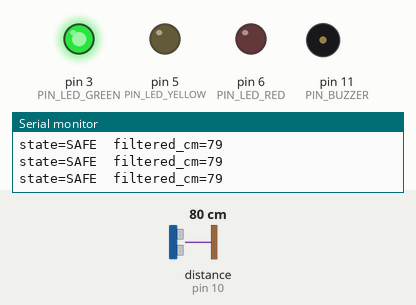
This sketch was run on a simulated Arduino Uno, built with avr-gcc and run on an emulated ATmega328P. Shown: output pins drawn as LEDs (lit = HIGH), buzzer (waves = sounding), the last lines printed to the serial monitor. Wiring (inferred from the names in the program): ultrasonic range finder: trigger pin 9; echo pin 10. Inputs (shaded band) come from the test bench; at power-on: distance to the obstacle (sensor on pin 10) 80 cm. The echo pulse lasts 58.3 µs per cm; pins used as bus, display or sensor lines are not drawn.

Above: at 1.2 s.
1.3 s: distance to the obstacle (sensor on pin 10) set to 62 cm
2.8 s: distance to the obstacle (sensor on pin 10) set to 54 cm
At 3.1 s:
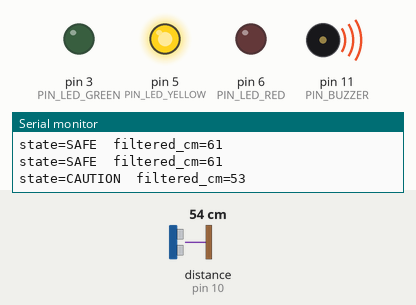
5.8 s: distance to the obstacle (sensor on pin 10) set to 30 cm
At 6.05 s:
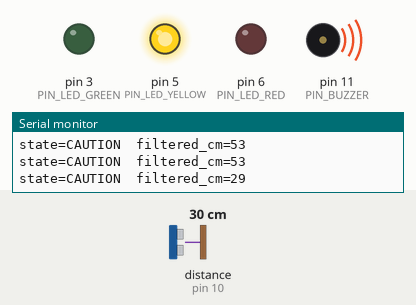
8.8 s: distance to the obstacle (sensor on pin 10) set to 25 cm
At 9.06 s:
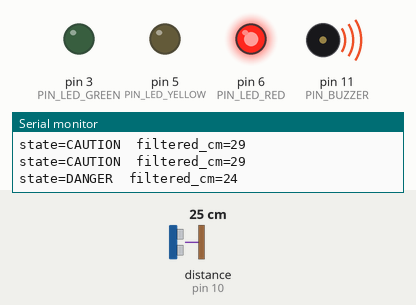
11.8 s: distance to the obstacle (sensor on pin 10) set to 13 cm
14.8 s: distance to the obstacle (sensor on pin 10) set to 10 cm
At 16.1 s:
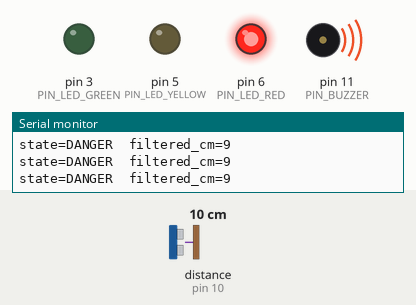
Timing chart, 0 to 17.3 s (numbered marks = the images above; inputs shaded):
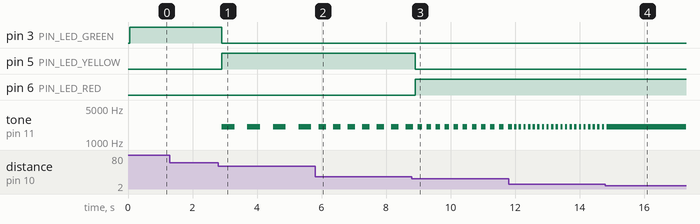

The sketch:

parking-assist-simulator.ino
```cpp
#include "Ultrasonic.h"
#include "MedianFilter.h"
#include "Controller.h"
#include "Outputs.h"
#include "Buzzer.h"

// ==== Pin assignments ====
static constexpr uint8_t PIN_TRIG = 9;
static constexpr uint8_t PIN_ECHO = 10;

// LEDs
static constexpr uint8_t PIN_LED_GREEN  = 3;
static constexpr uint8_t PIN_LED_YELLOW = 5;
static constexpr uint8_t PIN_LED_RED    = 6;

// Buzzer
static constexpr uint8_t PIN_BUZZER = 11;

// ==== Timing ====
static constexpr uint32_t SENSOR_PERIOD_MS = 50;   // 20 Hz sampling
static constexpr uint32_t LOG_PERIOD_MS    = 200;  // serial logging rate

// ==== Components ====
UltrasonicSensor sensor(PIN_TRIG, PIN_ECHO);

// Median-of-5 filter for distance in cm
MedianFilter5<int> distFilter;

// Controller thresholds (cm) + hysteresis (cm)
ParkAssistController controller(
  /*danger_cm=*/30,
  /*caution_cm=*/60,
  /*min_valid_cm=*/2,
  /*max_valid_cm=*/400,
  /*hysteresis_cm=*/3
);

LedOutputs leds(PIN_LED_GREEN, PIN_LED_YELLOW, PIN_LED_RED);
Buzzer buzzer(PIN_BUZZER);

// ==== Scheduling ====
uint32_t lastSensorMs = 0;
uint32_t lastLogMs = 0;

void setup() {
  Serial.begin(115200);

  sensor.begin();
  leds.begin();

  Serial.println("Parking Assist Simulator: Milestone 3 (Buzzer cadence + non-blocking)");
}

void loop() {
  const uint32_t now = millis();

  // Always let buzzer run (non-blocking state machine)
  // We'll feed it the latest filtered distance (or -1 if none yet)
  buzzer.update(
    now,
    controller.state(),
    distFilter.currentOr(-1),
    distFilter.hasCurrent() && controller.state() != AssistState::INVALID
  );

  // Sample sensor
  if (now - lastSensorMs >= SENSOR_PERIOD_MS) {
    lastSensorMs = now;

    DistanceReading r = sensor.readDistanceCm();
    if (r.valid) {
      int filtered = distFilter.push((int)r.cm);
      controller.update(filtered, true);
    } else {
      controller.update(0, false);
    }

    leds.apply(controller.state());
  }

  // Logging
  if (now - lastLogMs >= LOG_PERIOD_MS) {
    lastLogMs = now;

    Serial.print("state=");
    Serial.print(toString(controller.state()));
    Serial.print("  filtered_cm=");
    Serial.println(distFilter.currentOr(-1));
  }
}
```

Buzzer.h
```cpp
#pragma once
#include <Arduino.h>
#include "Controller.h"

class Buzzer {
public:
  explicit Buzzer(uint8_t pin) : pin_(pin) {}

  void begin() {
    pinMode(pin_, OUTPUT);
    stop();
  }

  // Call this every loop (or at least frequently)
  // distanceCm = filtered distance (ignored if invalid)
  void update(uint32_t nowMs, AssistState state, int distanceCm, bool valid) {
    if (!valid || state == AssistState::INVALID || state == AssistState::SAFE) {
      stop();
      return;
    }

    // CAUTION and DANGER patterns.
    // For passive buzzer: we "beep" by turning tone on/off with a cadence.
    const uint16_t freqHz = 2048; // your buzzer's rated frequency

    // If very close, continuous tone.
    if (state == AssistState::DANGER && distanceCm <= 10) {
      startTone(freqHz);
      return;
    }

    uint32_t periodMs = cadencePeriodMs(state, distanceCm);
    uint32_t onMs     = periodMs / 2; // 50% duty cycle beep

    // Cadence toggle logic (non-blocking)
    if (nowMs - lastToggleMs_ >= (isOn_ ? onMs : (periodMs - onMs))) {
      lastToggleMs_ = nowMs;
      isOn_ = !isOn_;

      if (isOn_) startTone(freqHz);
      else       stopTone();
    }
  }

  void stop() {
    isOn_ = false;
    lastToggleMs_ = 0;
    stopTone();
  }

private:
  uint8_t pin_;
  bool isOn_ = false;
  uint32_t lastToggleMs_ = 0;
  bool toneActive_ = false;

  void startTone(uint16_t hz) {
    if (!toneActive_) {
      tone(pin_, hz);
      toneActive_ = true;
    }
  }

  void stopTone() {
    if (toneActive_) {
      noTone(pin_);
      toneActive_ = false;
    }
  }

  // Map distance -> beep period (ms). Smaller distance => faster beeps.
  uint32_t cadencePeriodMs(AssistState s, int d) const {
    if (s == AssistState::CAUTION) {
      // 60cm -> slow, 30cm -> faster
      // clamp to [30,60]
      if (d < 30) d = 30;
      if (d > 60) d = 60;

      // Linear map: 60cm => 900ms, 30cm => 450ms
      // slope = (450-900)/(30-60) = 15 ms/cm
      return 900 - (60 - d) * 15;
    }

    // DANGER: 30cm -> fast, 10cm -> very fast
    if (d < 10) d = 10;
    if (d > 30) d = 30;

    // Linear map: 30cm => 350ms, 10cm => 120ms
    // slope = (120-350)/(10-30) = 11.5 ms/cm
    return 350 - (30 - d) * 11.5;
  }
};
```

Controller.cpp
```cpp
#include "Controller.h"

const char* toString(AssistState s) {
  switch (s) {
    case AssistState::INVALID: return "INVALID";
    case AssistState::SAFE:    return "SAFE";
    case AssistState::CAUTION: return "CAUTION";
    case AssistState::DANGER:  return "DANGER";
    default: return "UNKNOWN";
  }
}

ParkAssistController::ParkAssistController(int dangerCm, int cautionCm, int minValidCm, int maxValidCm, int hysteresisCm)
  : dangerCm_(dangerCm),
    cautionCm_(cautionCm),
    minValidCm_(minValidCm),
    maxValidCm_(maxValidCm),
    hys_(hysteresisCm),
    state_(AssistState::INVALID) {}

AssistState ParkAssistController::classify(int d) const {
  if (d < dangerCm_)  return AssistState::DANGER;
  if (d < cautionCm_) return AssistState::CAUTION;
  return AssistState::SAFE;
}

void ParkAssistController::update(int distanceCm, bool valid) {
  if (!valid || distanceCm < minValidCm_ || distanceCm > maxValidCm_) {
    state_ = AssistState::INVALID;
    return;
  }

  // Hysteresis: require distance to move beyond thresholds +/- hys_ to change states
  switch (state_) {
    case AssistState::INVALID:
      state_ = classify(distanceCm);
      return;

    case AssistState::DANGER:
      // Stay DANGER until we're clearly above danger threshold
      if (distanceCm >= dangerCm_ + hys_) state_ = classify(distanceCm);
      return;

    case AssistState::CAUTION:
      // Move to DANGER only if clearly below danger threshold
      if (distanceCm < dangerCm_ - hys_) state_ = AssistState::DANGER;
      // Move to SAFE only if clearly above caution threshold
      else if (distanceCm >= cautionCm_ + hys_) state_ = AssistState::SAFE;
      return;

    case AssistState::SAFE:
      // Drop to CAUTION only if clearly below caution threshold
      if (distanceCm < cautionCm_ - hys_) state_ = classify(distanceCm);
      return;
  }
}
```

Controller.h
```cpp
#pragma once
#include <Arduino.h>

enum class AssistState : uint8_t {
  INVALID = 0,
  SAFE,
  CAUTION,
  DANGER
};

const char* toString(AssistState s);

class ParkAssistController {
public:
  ParkAssistController(int dangerCm, int cautionCm, int minValidCm, int maxValidCm, int hysteresisCm);

  void update(int distanceCm, bool valid);
  AssistState state() const { return state_; }

private:
  AssistState classify(int distanceCm) const;

  int dangerCm_;
  int cautionCm_;
  int minValidCm_;
  int maxValidCm_;
  int hys_;

  AssistState state_;
};
```

MedianFilter.h
```cpp
#pragma once
#include <Arduino.h>

template <typename T>
class MedianFilter5 {
public:
  MedianFilter5() : count_(0), idx_(0), hasCurrent_(false), current_(0) {
    for (int i = 0; i < 5; i++) buf_[i] = 0;
  }

  T push(T v) {
    buf_[idx_] = v;
    idx_ = (idx_ + 1) % 5;
    if (count_ < 5) count_++;

    // Compute median of the filled values
    T tmp[5];
    for (int i = 0; i < count_; i++) tmp[i] = buf_[i];

    // insertion sort (count_ <= 5)
    for (int i = 1; i < count_; i++) {
      T key = tmp[i];
      int j = i - 1;
      while (j >= 0 && tmp[j] > key) {
        tmp[j + 1] = tmp[j];
        j--;
      }
      tmp[j + 1] = key;
    }

    T med = tmp[count_ / 2];
    current_ = med;
    hasCurrent_ = true;
    return med;
  }

  bool hasCurrent() const { return hasCurrent_; }

  T currentOr(T fallback) const {
    return hasCurrent_ ? current_ : fallback;
  }

private:
  T buf_[5];
  int count_;
  int idx_;
  bool hasCurrent_;
  T current_;
};
```

Outputs.h
```cpp
#pragma once
#include <Arduino.h>
#include "Controller.h"

class LedOutputs {
public:
  LedOutputs(uint8_t greenPin, uint8_t yellowPin, uint8_t redPin)
    : g_(greenPin), y_(yellowPin), r_(redPin) {}

  void begin() {
    pinMode(g_, OUTPUT);
    pinMode(y_, OUTPUT);
    pinMode(r_, OUTPUT);
    allOff();
  }

  void apply(AssistState s) {
    switch (s) {
      case AssistState::SAFE:    set(true,  false, false); break;
      case AssistState::CAUTION: set(false, true,  false); break;
      case AssistState::DANGER:  set(false, false, true ); break;
      case AssistState::INVALID: default:
        // INVALID: all off (you could also blink later)
        allOff();
        break;
    }
  }

private:
  void set(bool g, bool y, bool r) {
    digitalWrite(g_, g ? HIGH : LOW);
    digitalWrite(y_, y ? HIGH : LOW);
    digitalWrite(r_, r ? HIGH : LOW);
  }

  void allOff() { set(false, false, false); }

  uint8_t g_, y_, r_;
};
```

Ultrasonic.h
```cpp
#pragma once
#include <Arduino.h>

struct DistanceReading {
  bool valid;
  float cm;
};

class UltrasonicSensor {
public:
  UltrasonicSensor(uint8_t trigPin, uint8_t echoPin)
    : trig_(trigPin), echo_(echoPin) {}

  void begin() {
    pinMode(trig_, OUTPUT);
    pinMode(echo_, INPUT);
    digitalWrite(trig_, LOW);
  }

  DistanceReading readDistanceCm() {
    // Trigger pulse
    digitalWrite(trig_, LOW);
    delayMicroseconds(2);
    digitalWrite(trig_, HIGH);
    delayMicroseconds(10);
    digitalWrite(trig_, LOW);

    // Measure echo pulse width (us)
    // 50ms timeout covers HC-SR04 max range comfortably
    unsigned long us = pulseIn(echo_, HIGH, 50000UL);
    if (us == 0) return {false, 0.0f};

    // Convert microseconds to cm:
    // speed of sound ~ 0.0343 cm/us; divide by 2 for round-trip
    float cm = (float)us * 0.0343f / 2.0f;
    return {true, cm};
  }

private:
  uint8_t trig_;
  uint8_t echo_;
};
```

Measured:
- the behaviour switches between 58 and 57 cm on distance to the obstacle (sensor on pin 10) (found by bisection; images 0 and 1)
- the behaviour switches between 28 and 27 cm on distance to the obstacle (sensor on pin 10) (found by bisection; images 2 and 3)
- after the input at 2.8 s, pin 3 (PIN_LED_GREEN): HIGH → LOW after 0.11 s; pin 5 (PIN_LED_YELLOW): LOW → HIGH after 0.11 s; tone on pin 11 (PIN_BUZZER): alternates 2048 Hz for 0.40 s and silent for 0.40 s, starting after 0.11 s
- after the input at 5.8 s, tone on pin 11 (PIN_BUZZER): alternates 2048 Hz for 0.23 s and silent for 0.23 s, starting after 0.11 s
- after the input at 8.8 s, pin 5 (PIN_LED_YELLOW): HIGH → LOW after 0.11 s; pin 6 (PIN_LED_RED): LOW → HIGH after 0.11 s; tone on pin 11 (PIN_BUZZER): alternates 2048 Hz for 0.14 s and silent for 0.14 s, starting after 0.18 s
- after the input at 11.8 s, tone on pin 11 (PIN_BUZZER): alternates 2048 Hz for 0.07 s and silent for 0.07 s, starting after 0.18 s
- after the input at 14.8 s, tone on pin 11 (PIN_BUZZER): goes on until 14.8 s, then stays 2048 Hz
